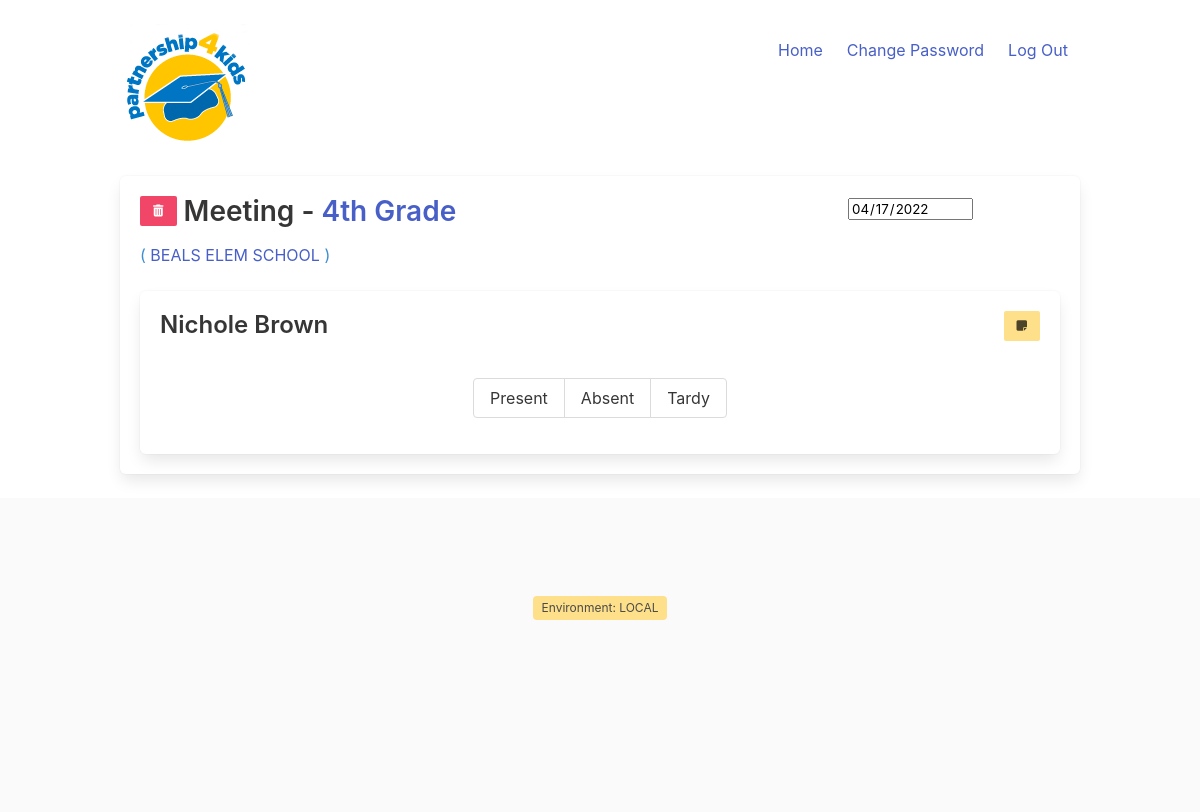
Page /meeting/2 (signed in) on the committed database.
### attendance/models/classroom.py (models this page shows, shortened)
class Classroom(models.Model):
    name = models.CharField(max_length=80)
    school = models.ForeignKey(School, on_delete=models.CASCADE)
    created_at = models.DateTimeField(auto_now_add=True)
    updated_at = models.DateTimeField(auto_now=True)

### attendance/models/school.py (models this page shows, shortened)
class School(models.Model):
    id = models.CharField(max_length=15, primary_key=True)
    name = models.CharField(max_length=80)
    type = models.CharField(max_length=80, null=True, blank=True)
    created_at = models.DateTimeField(auto_now_add=True)
    updated_at = models.DateTimeField(auto_now=True)

### attendance/models/meeting.py (models this page shows)
class Meeting(models.Model):
    date = models.DateField(default=datetime.now)
    type = models.TextField(max_length=1, choices=AssignmentTypes.choices, default='', blank=False, null=False)
    tid = models.CharField(max_length=50, blank=False, null=False)
    month = models.ForeignKey(Month, on_delete=models.CASCADE, null=True, blank=True)
    user = models.ForeignKey(User, on_delete=models.CASCADE)
    created_at = models.DateTimeField(auto_now_add=True)
    updated_at = models.DateTimeField(auto_now=True)

### attendance/models/student.py (models this page shows)
class Student(models.Model):
    nde_id = models.CharField(max_length=15, null=False, blank=False, primary_key=True)
    first_name = models.CharField(max_length=80)
    last_name = models.CharField(max_length=80)
    classroom = models.ForeignKey(Classroom, on_delete=models.CASCADE)
    dob = models.DateField(null=True, blank=True)
    gender = models.TextField(max_length=1, choices=Gender.choices, default='', blank=True, null=True)
    street = models.CharField(max_length=200, null=True, blank=True)
    city = models.CharField(max_length=50, null=True, blank=True)
    state = models.CharField(max_length=2, null=True, blank=True)
    zip = models.CharField(max_length=20, null=True, blank=True)
    email = models.CharField(max_length=100, null=True, blank=True)
    phone = models.CharField(max_length=100, null=True, blank=True)
    notes = models.TextField(max_length=200, null=True, blank=True)
    created_at = models.DateTimeField(auto_now_add=True)
    updated_at = models.DateTimeField(auto_now=True)
    def __str__(self):
        return f'{self.first_name} {self.last_name}'

### attendance/views/meetings.py (the view)
# urls.py: path('meeting/<int:id>', views.editmeeting, name='editmeeting'),
@login_required
def editmeeting(request, id):
    meeting = get_object_or_404(Meeting, pk=id)
    if meeting.type == AssignmentTypes.CLASSROOM:
        classroom = get_object_or_404(Classroom, pk=meeting.tid)
        students = classroom.student_set.order_by('last_name', 'first_name').all()
    if meeting.type == AssignmentTypes.STUDENT:
        student = get_object_or_404(Student, pk=meeting.tid)
        students = [student]
        classroom = student.classroom
    attendance = Attendance.objects.filter(meeting=meeting).all()
    notesform = NotesForm()
    return render(request, 'attendance/meeting.html', {
        'students': students,
        'classroom': classroom,
        'meeting': meeting,
        'attendance': attendance,
        'notesform': notesform
    })

### attendance/forms/notesform.py
class NotesForm(forms.Form):
    Note = forms.CharField(widget=CKEditorWidget(), label=False)

### attendance/templatetags/attendancetags.py (called while the page is built)
@register.simple_tag()
def version():
    last_deployed = ''
    try:
        this_host = config('HOSTING', default='LOCAL')
        if this_host == 'HEROKU':
            checkfile = path.join(settings.BASE_DIR, 'manage.py')
            if path.exists(checkfile):
                try:
                    with open(checkfile) as reader:
                        last_deployed = path.getctime(checkfile)
                        return datetime.fromtimestamp( last_deployed ).strftime('%m/%d/%Y %H:%M:%S')
                except Exception as e:
                    last_deployed = '[unable to open file]'
            else:
                last_deployed = '[check file not found]'
        else:
            last_deployed = 'Environment: ' + this_host
    except AttributeError as e:
        last_deployed = '[HOSTING not set in .env]'
    return last_deployed

@register.simple_tag(takes_context=True)
def current_view_class(context):
    classes = []
    if context.request.user.is_anonymous:
        classes.append("user-anonymous")
    if context.request.user.is_superuser:
        classes.append("user-sysadmin")
    if context.request.path == '/':
        classes.append("page-home")
    else:
        classes.append( 'page-' + context.request.path[1:].replace('/','-') )
    return " ".join(classes)

@register.simple_tag()
def has_attendance_of(set, student, type, text=' is-primary'):
    if set is not None:
        result = set.filter(student_id=student)
        if result.count() > 0:
            if result[0].status == type:
                return text
    return ''

@register.filter(name='has_group')
def has_group(user, group_name):
    return user.groups.filter(name=group_name).exists()

### templates/attendance/meeting.html (shortened to what this page needs)
{% extends "base.html" %}
{% block content %}
    <div class="columns">
        <div class="column">
            <h2>
                <button class="button is-danger is-small deletemeeting" data-rel="{{ meeting.id }}">
            <i class="fas fa-trash-alt"></i>
            </button>
                Meeting -
                <a class="note-trigger" data-type="classroom" data-id="{{ classroom.id }}" data-name="{{ classroom.name }} - {{ meeting.date }}" data-target="notes-modal">
                {{ classroom.name }}
                </a>
            </h2>
            <div class="is-size-6 has-text-info">(
                <a class="note-trigger" data-type="school" data-id="{{ classroom.school.id }}" data-name="{{ classroom.school.name }}" data-target="notes-modal">
                {{ classroom.school.name }}
                </a>
                )</div>
        </div>
        <div class="column is-one-quarter-desktop">
            <input data-meeting="{{ meeting.id }}" readonly type="date" value="{{ meeting.date|date:"Y-m-d" }}" name="meeting_date" id="meeting_date"/>
        </div>
    </div>
    {% for student in students %}
        {% include 'partials/user/student_attendance_row.html' with meetingid=meeting.id student=student attendance=attendance only %}
    {% endfor %}
{% endblock %}

### templates/partials/user/student_attendance_row.html
{% load attendancetags %}
<div class="studentattendancerow box">
    <div class="columns is-mobile">
        <div class="column">
            <h3>{{ student }}</h3>
        </div>
        <div class="column has-text-right">
            <button class="note-trigger button is-warning is-small" data-type="student" data-id="{{ student.nde_id }}" data-name="{{ student }}" data-target="notes-modal"><span class="fas fa-sticky-note"></span></button>
        </div>
    </div>
    <div class="attendance field has-addons has-addons-centered">
        <p class="control">
            <button class="button{% has_attendance_of attendance student.nde_id 'p' %}" data-rel="{{ student.nde_id }}" data-status="p" data-meeting="{{ meetingid }}">
                <span>Present</span>
            </button>
        </p>
        <p class="control">
            <button class="button{% has_attendance_of attendance student.nde_id 'a' ' is-danger'  %}" data-rel="{{ student.nde_id }}" data-status="a" data-meeting="{{ meetingid }}">
                <span>Absent</span>
            </button>
        </p>
        <p class="control">
            <button class="button{% has_attendance_of attendance student.nde_id 't' ' is-warning' %}" data-rel="{{ student.nde_id }}" data-status="t" data-meeting="{{ meetingid }}">
                <span>Tardy</span>
            </button>
        </p>
    </div>
</div>

### attendance/static/css/styles.css (style rules this page uses)
html, body { height: 100% }

### rows in the picture
Classroom: name "4th Grade", school.name "BEALS ELEM SCHOOL"
Meeting: meeting_date "04/17/2022"
Student: first_name+last_name "Nichole Brown"
